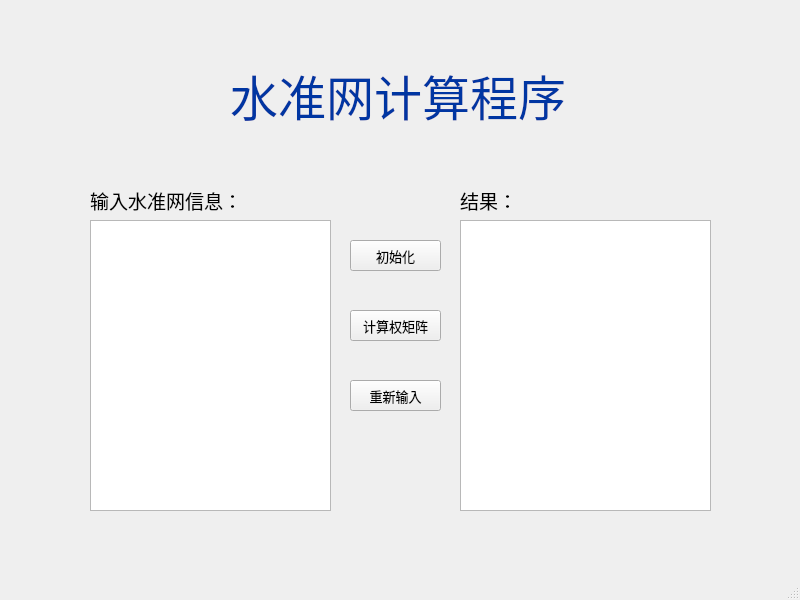
<?xml version="1.0" encoding="UTF-8"?>
<ui version="4.0">
 <class>levelingnetwork_dlg</class>
 <widget class="QMainWindow" name="levelingnetwork_dlg">
  <property name="geometry">
   <rect>
    <x>0</x>
    <y>0</y>
    <width>800</width>
    <height>600</height>
   </rect>
  </property>
  <property name="windowTitle">
   <string>levelingnetwork_dlg</string>
  </property>
  <widget class="QWidget" name="centralwidget">
   <widget class="QLabel" name="label">
    <property name="geometry">
     <rect>
      <x>230</x>
      <y>50</y>
      <width>361</width>
      <height>91</height>
     </rect>
    </property>
    <property name="palette">
     <palette>
      <active>
       <colorrole role="WindowText">
        <brush brushstyle="SolidPattern">
         <color alpha="255">
          <red>0</red>
          <green>54</green>
          <blue>162</blue>
         </color>
        </brush>
       </colorrole>
      </active>
      <inactive>
       <colorrole role="WindowText">
        <brush brushstyle="SolidPattern">
         <color alpha="255">
          <red>0</red>
          <green>54</green>
          <blue>162</blue>
         </color>
        </brush>
       </colorrole>
      </inactive>
      <disabled/>
     </palette>
    </property>
    <property name="font">
     <font>
      <family>楷体</family>
      <pointsize>36</pointsize>
     </font>
    </property>
    <property name="text">
     <string>水准网计算程序</string>
    </property>
   </widget>
   <widget class="QLabel" name="label_2">
    <property name="geometry">
     <rect>
      <x>90</x>
      <y>190</y>
      <width>151</width>
      <height>21</height>
     </rect>
    </property>
    <property name="font">
     <font>
      <family>仿宋</family>
      <pointsize>14</pointsize>
     </font>
    </property>
    <property name="text">
     <string>输入水准网信息：</string>
    </property>
   </widget>
   <widget class="QTextEdit" name="input">
    <property name="geometry">
     <rect>
      <x>90</x>
      <y>220</y>
      <width>241</width>
      <height>291</height>
     </rect>
    </property>
   </widget>
   <widget class="QPushButton" name="pushButton">
    <property name="geometry">
     <rect>
      <x>350</x>
      <y>240</y>
      <width>91</width>
      <height>31</height>
     </rect>
    </property>
    <property name="font">
     <font>
      <family>微软雅黑</family>
      <pointsize>10</pointsize>
     </font>
    </property>
    <property name="text">
     <string>初始化</string>
    </property>
   </widget>
   <widget class="QLabel" name="label_3">
    <property name="geometry">
     <rect>
      <x>460</x>
      <y>190</y>
      <width>61</width>
      <height>21</height>
     </rect>
    </property>
    <property name="font">
     <font>
      <family>仿宋</family>
      <pointsize>14</pointsize>
     </font>
    </property>
    <property name="text">
     <string>结果：</string>
    </property>
   </widget>
   <widget class="QTextBrowser" name="output">
    <property name="geometry">
     <rect>
      <x>460</x>
      <y>220</y>
      <width>251</width>
      <height>291</height>
     </rect>
    </property>
   </widget>
   <widget class="QPushButton" name="pushButton_2">
    <property name="geometry">
     <rect>
      <x>350</x>
      <y>380</y>
      <width>91</width>
      <height>31</height>
     </rect>
    </property>
    <property name="font">
     <font>
      <family>微软雅黑</family>
      <pointsize>10</pointsize>
     </font>
    </property>
    <property name="text">
     <string>重新输入</string>
    </property>
   </widget>
   <widget class="QPushButton" name="pushButton_3">
    <property name="geometry">
     <rect>
      <x>350</x>
      <y>310</y>
      <width>91</width>
      <height>31</height>
     </rect>
    </property>
    <property name="font">
     <font>
      <family>微软雅黑</family>
      <pointsize>10</pointsize>
     </font>
    </property>
    <property name="text">
     <string>计算权矩阵</string>
    </property>
   </widget>
  </widget>
  <widget class="QMenuBar" name="menubar">
   <property name="geometry">
    <rect>
     <x>0</x>
     <y>0</y>
     <width>800</width>
     <height>22</height>
    </rect>
   </property>
  </widget>
  <widget class="QStatusBar" name="statusbar"/>
 </widget>
 <resources/>
 <connections/>
</ui>
